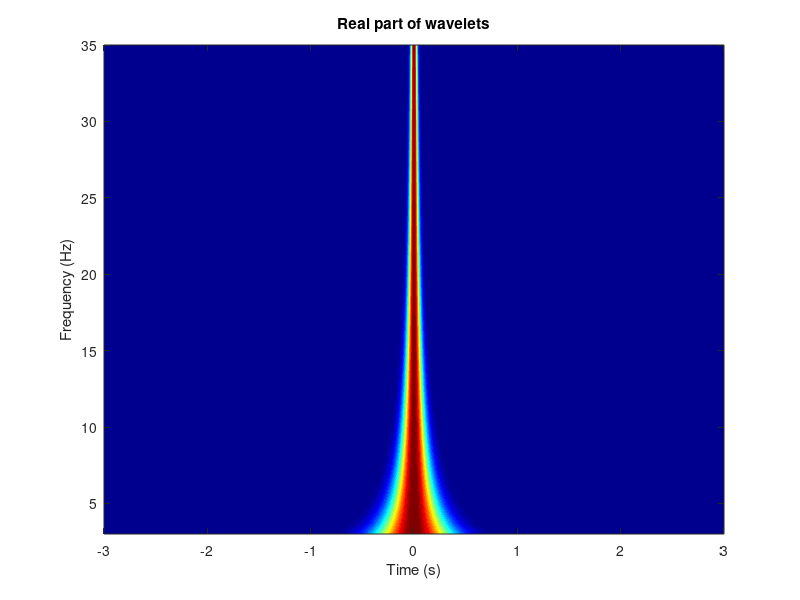
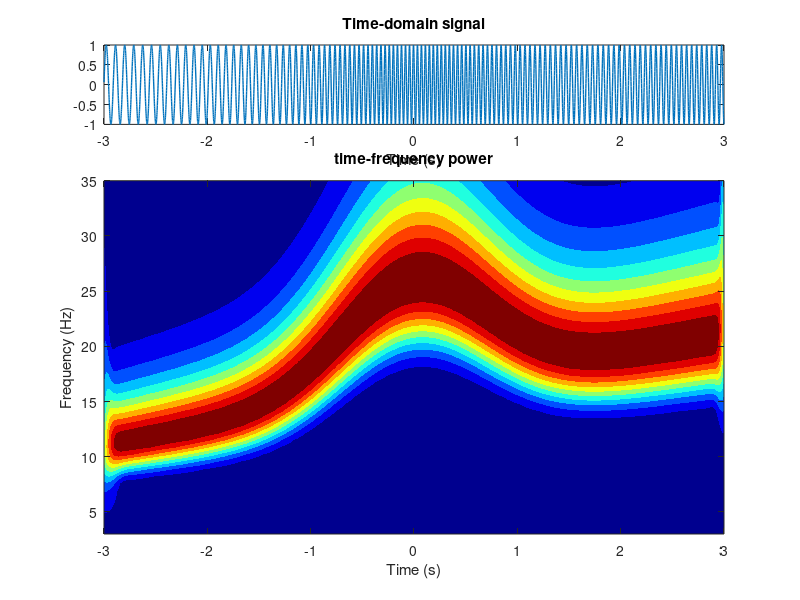

These figures' MATLAB source, in order:
%%
%     Curso do canal ExataMenteS
%     Aula 83 - Convolucao de Wavelet
%     Se inscreva no canal e nos ajude a crescer <3
%     https://www.youtube.com/channel/UCZyFebN0_gF2yy5fhVhlXtA
%     Professor: Joao Pinheiro
%     Copyright https://github.com/joaomh
%%

% Signal
freqHz = 1000;
time  = -3:1/freqHz:3;
nPoints  = length(time);
gauss = exp(-time.^2)*10+10;
gauss = gauss + linspace(0,10,nPoints);
signal  = sin( 2*pi * ( time + cumsum(gauss/freqHz)) );

% Frequencies for TF analysis
nFreq = 50; % 50 frequencies
frecVec  = linspace(3,35,nFreq);

% Initialize matrices for wavelet and time-frequency results
[wavelets,timeFreq] = deal( zeros(nFreq,nPoints) );

% Complex Morlet wavelet 
for i = 1:nFreq
    
    % Sigma of Gaussian (number of cycles = 13)
    sigma = 5/(2*pi*frecVec(i));
    % create complex wavelet
    wavelets(i,:) = exp(1j*2*pi*time*frecVec(i)) .* exp(-time.^2/(2*sigma^2));
    
end

% Image of the wavelets
figure(1), clf
contourf(time,frecVec,abs(wavelets),40,'linecolor','none')
xlabel('Time (s)'), ylabel('Frequency (Hz)')
title('Real part of wavelets')
colormap jet

% Parameters conv
nConv = 2*nPoints - 1;
halfPoints = floor(nPoints/2)  + 1;
signalXfourier = fft(signal,nConv);

% Convolution per frequency
for i = 1:nFreq

    % FFT
    waveX = fft(wavelets(i,:),nConv);
    waveX = waveX ./ max(waveX);

    % Manual convolution
    convres = ifft( waveX.*signalXfourier );
    convres = convres(halfPoints:end-halfPoints+1);
    
    % Amp from complex signal
    timeFreq(i,:) = abs(convres);
end
    
% Plot in time domain
figure(2)
subplot(411)
plot(time,signal,'linew',1)
xlabel('Time (s)')
title('Time-domain signal')

% Plot the time-frequency response
subplot(4,1,[2 3 4])
contourf(time,frecVec,timeFreq,10,'linecolor','none')
xlabel('Time (s)'), ylabel('Frequency (Hz)')
title('time-frequency power')
colormap jet
